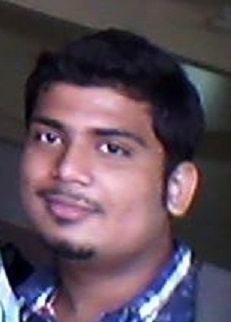
#> input picture training_images/1/84.jpg, 231 x 322 px, given in place of rohit.jpg, which was not available
$ python tester.py
#> lines starting #> are read from the running program, lines starting #| are printed output that depends on the picture; pictures that were not available may be replaced by others from this repository, and a replacement may not be noted
### faceRecognition.py
import cv2
import os
import numpy as np

#This module contains all common functions that are called in tester.py file


#Given an image below function returns rectangle for face detected alongwith gray scale image
def faceDetection(test_img):
    gray_img=cv2.cvtColor(test_img,cv2.COLOR_BGR2GRAY)#convert color image to grayscale

    face_haar_cascade=cv2.CascadeClassifier('F://face//haarcascade_frontalface_default.xml')  #Load haar classifier

    faces=face_haar_cascade.detectMultiScale(gray_img, scaleFactor = 1.3, minNeighbors = 3)   #detectMultiScale returns rectangles

    return faces,gray_img

#Given a directory below function returns part of gray_img which is face alongwith its label/ID
def labels_for_training_data(directory):
    faces=[]
    faceID=[]

    for path,subdirnames,filenames in os.walk(directory):
        for filename in filenames:
            if filename.startswith("."):
                print("Skipping system file")#Skipping files that startwith .
                continue

            id=os.path.basename(path)#fetching subdirectory names
            img_path=os.path.join(path,filename)#fetching image path
            print("img_path:",img_path)
            print("id:",id)
            test_img=cv2.imread(img_path)#loading each image one by one
            if test_img is None:
                print("Image not loaded properly")
                continue
            faces_rect,gray_img=faceDetection(test_img)#Calling faceDetection function to return faces detected in particular image
            if len(faces_rect)!=1:
               continue #Since we are assuming only single person images are being fed to classifier
            (x,y,w,h)=faces_rect[0]
            roi_gray=gray_img[y:y+w,x:x+h]#cropping region of interest i.e. face area from grayscale image
            faces.append(roi_gray)
            faceID.append(int(id))
    return faces,faceID


#Below function trains haar classifier and takes faces,faceID returned by previous function as its arguments
def train_classifier(faces,faceID):
    face_recognizer = cv2.face.LBPHFaceRecognizer_create()
    face_recognizer.train(faces,np.array(faceID))
    return face_recognizer

#Below function draws bounding boxes around detected face in image
# [7 lines left out: function draw_rect, not called in this run]


#Below function writes name of person for detected label
def put_text(test_img,text,x,y):
    cv2.putText(test_img,text,(x,y),cv2.FONT_HERSHEY_DUPLEX,2,(300,0,0),4)

### tester.py
import cv2
import os
import numpy as np
import faceRecognition as fr


#This module takes images  stored in diskand performs face recognition
test_img=cv2.imread('F://face//test_img//rohit.jpg')#test_img path
#> test_img is the input picture: shape (322, 231, 3); mean B, G, R 89.9, 78.2, 94.8
faces_detected,gray_img=fr.faceDetection(test_img)
#> in faceDetection, `gray_img=cv2.cvtColor(test_img,cv2.COLOR_BGR2GRAY)#convert color image..`:
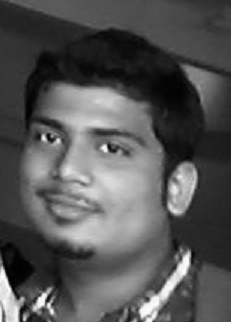
#> gray_img: shape (322, 231); min 0, max 254, mean 84.5
#> in faceDetection, `faces=face_haar_cascade.detectMultiScale(gray_img, scaleFactor = 1.3, ..`: faces = [[10, 87, 151, 151]]
#> faces_detected = [[10, 87, 151, 151]]
print("faces_detected:",faces_detected)
#| faces_detected: [[ 10  87 151 151]]


#Comment belows lines when running this program second time.Since it saves training.yml file in directory
faces,faceID=fr.labels_for_training_data('F://face//training_images')
#> pass 2 of the loop in labels_for_training_data, `for path,subdirnames,filenames in os.walk(directory):`:
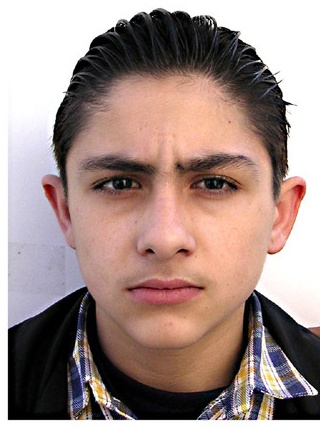
#> input picture training_images/1/86.jpg, 320 x 428 px
#> in labels_for_training_data, test_img is the input picture: shape (428, 320, 3); mean B, G, R 135.1, 140.6, 162.3
#> in faceDetection (call 2), `gray_img=cv2.cvtColor(test_img,cv2.COLOR_BGR2GRAY)#convert color image..`:
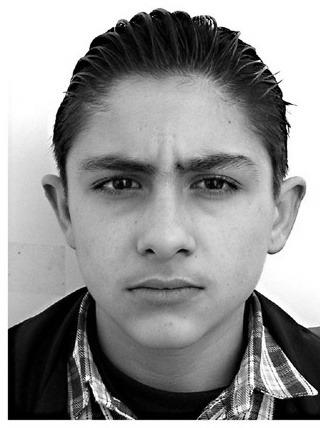
#> gray_img: shape (428, 320); min 0, max 255, mean 146.5
#> faces = [[44, 91, 239, 239]]
#> x = 44; y = 91; w = 239
#> in labels_for_training_data, `roi_gray=gray_img[y:y+w,x:x+h]#cropping region of interest i.e. face a..`:
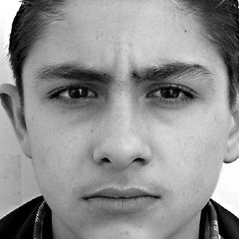
#> roi_gray: shape (239, 239); min 0, max 255, mean 143.7
face_recognizer=fr.train_classifier(faces,faceID)
#> (the run stopped early here; a loop or call above may not have finished)
